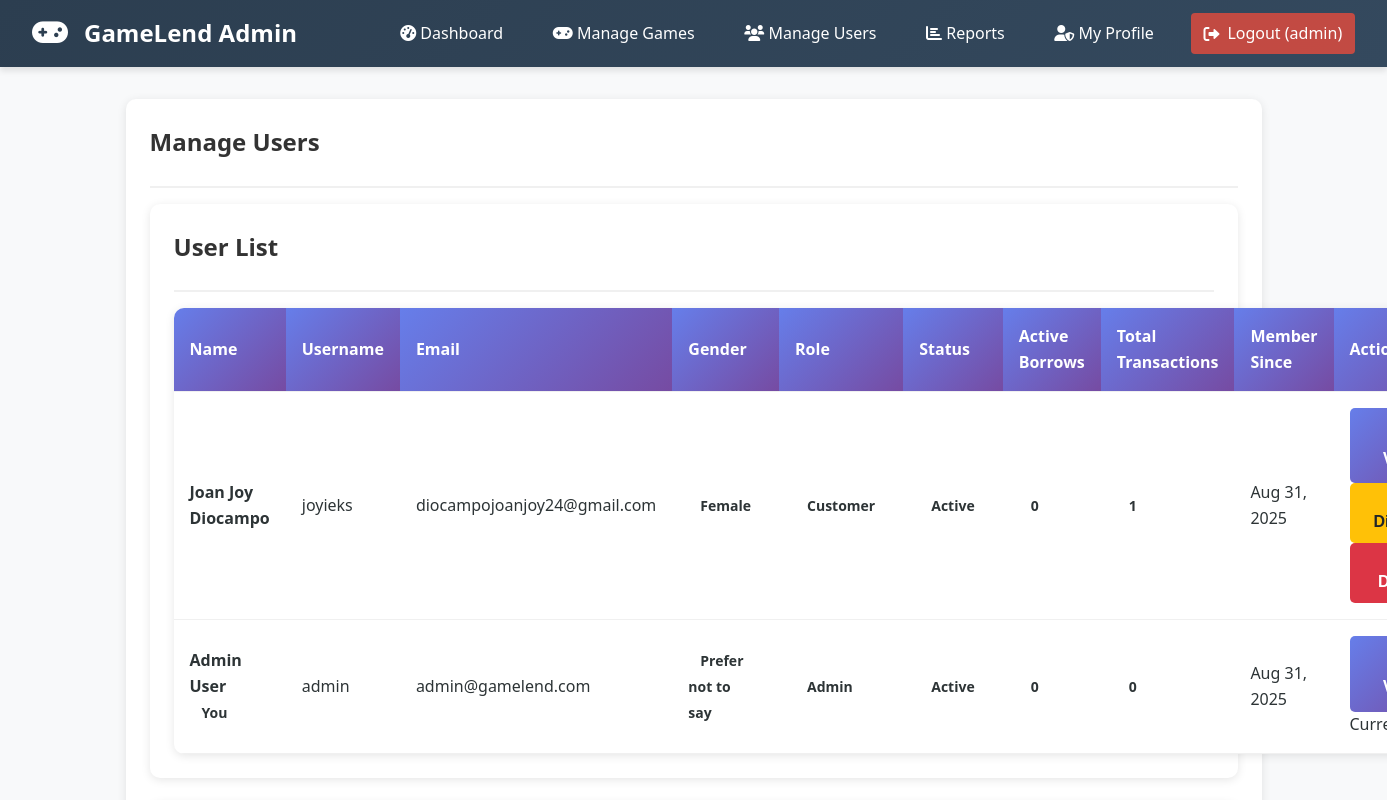
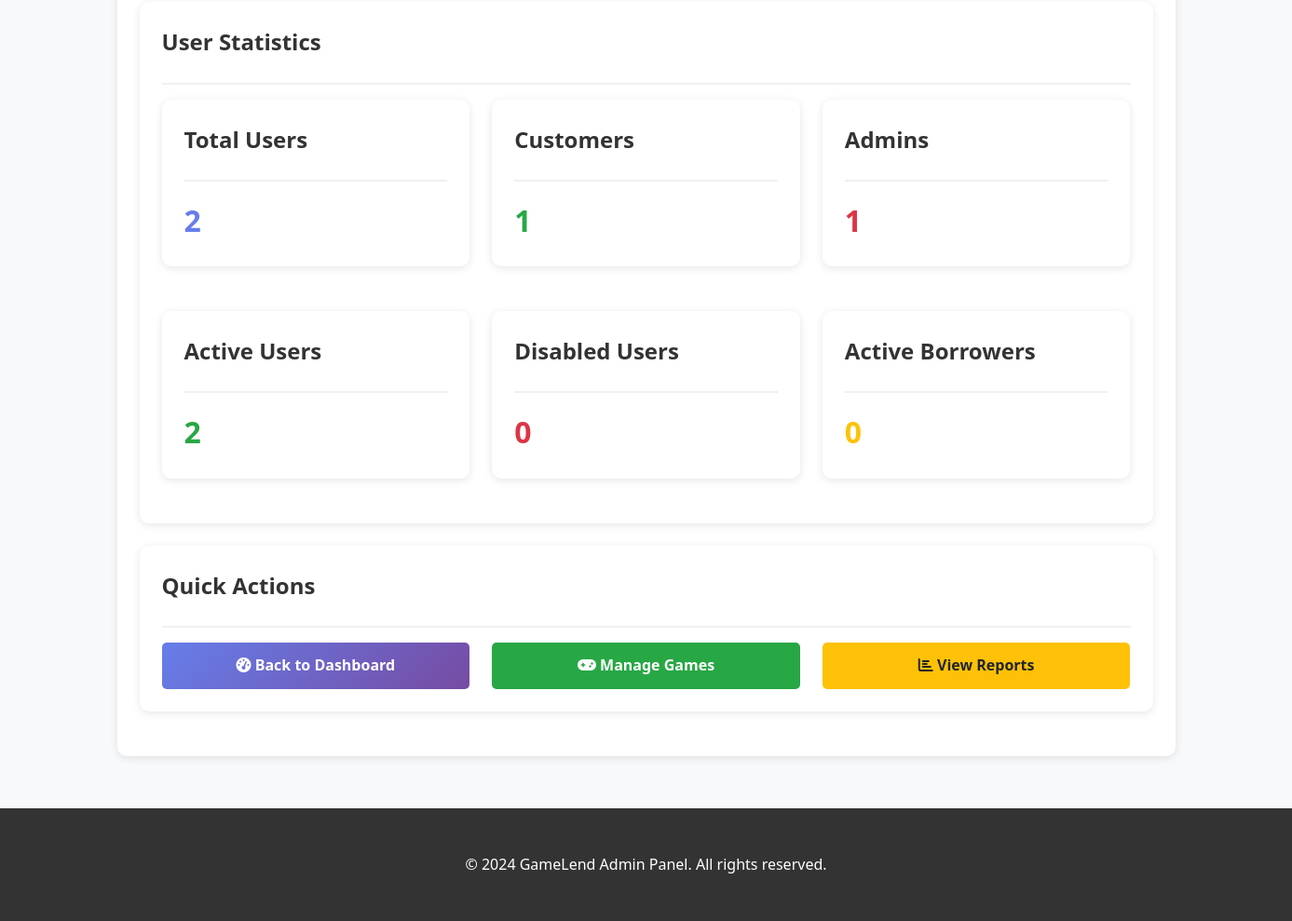
The page /admin/users.php (signed in) on the database its author committed (2 pictures, top to bottom).
### tables this page shows
CREATE TABLE `users` (
  `id` int(11) NOT NULL,
  `username` varchar(50) NOT NULL,
  `email` varchar(100) NOT NULL,
  `password` varchar(255) NOT NULL,
  `first_name` varchar(50) NOT NULL,
  `last_name` varchar(50) NOT NULL,
  `gender` enum('male','female','other','prefer_not_to_say') NOT NULL,
  `role` enum('admin','customer') DEFAULT 'customer',
  `created_at` timestamp NOT NULL DEFAULT current_timestamp(),
  `updated_at` timestamp NOT NULL DEFAULT current_timestamp() ON UPDATE current_timestamp()
);

### admin/users.php (the view, shortened to what this page needs)
<?php
require_once '../db/db_connect.php';
$stmt = $pdo->query("SELECT u.*,
                     COUNT(CASE WHEN bt.status = 'borrowed' THEN 1 END) as active_borrows,
                     COUNT(bt.id) as total_transactions
                     FROM users u
                     LEFT JOIN borrow_transactions bt ON u.id = bt.user_id
                     GROUP BY u.id
                     ORDER BY u.created_at DESC");
$users = $stmt->fetchAll();
include 'includes/admin_header.php';
?>
<div class="card">
    <div class="card-header">
        <h2 class="card-title">Manage Users</h2>
    </div>
    <div class="card">
        <div class="card-header">
            <h3 class="card-title">User List</h3>
        </div>
        <?php if(empty($users)): ?>
            <p>No users found.</p>
        <?php else: ?>
            <table class="table">
                <thead>
                    <tr>
                        <th>Name</th>
                        <th>Username</th>
                        <th>Email</th>
                        <th>Gender</th>
                        <th>Role</th>
                        <th>Status</th>
                        <th>Active Borrows</th>
                        <th>Total Transactions</th>
                        <th>Member Since</th>
                        <th>Actions</th>
                    </tr>
                </thead>
                <tbody>
                    <?php foreach($users as $user): ?>
                        <tr>
                            <td>
                                <strong><?php echo htmlspecialchars($user['first_name'] . ' ' . $user['last_name']); ?></strong>
                                <?php if($user['id'] == $_SESSION['user_id']): ?>
                                    <span class="badge badge-info">You</span>
                                <?php endif; ?>
                            </td>
                            <td><?php echo htmlspecialchars($user['username']); ?></td>
                            <td><?php echo htmlspecialchars($user['email']); ?></td>
                            <td>
                                <span class="badge badge-info">
                                    <?php echo ucfirst(str_replace('_', ' ', $user['gender'])); ?>
                                </span>
                            </td>
                            <td>
                                <span class="badge badge-<?php echo $user['role'] === 'admin' ? 'danger' : 'primary'; ?>">
                                    <?php echo ucfirst($user['role']); ?>
                                </span>
                            </td>
                            <td>
                                <span class="badge badge-<?php echo ($user['status'] ?? 'active') === 'active' ? 'success' : 'danger'; ?>">
                                    <?php echo ucfirst($user['status'] ?? 'active'); ?>
                                </span>
                            </td>
                            <td>
                                <?php if($user['active_borrows'] > 0): ?>
                                    <span class="badge badge-warning"><?php echo $user['active_borrows']; ?></span>
                                <?php else: ?>
                                    <span class="badge badge-success">0</span>
                                <?php endif; ?>
                            </td>
                            <td>
                                <span class="badge badge-info"><?php echo $user['total_transactions']; ?></span>
                            </td>
                            <td><?php echo date('M j, Y', strtotime($user['created_at'])); ?></td>
                            <td>
                                <a href="user_record.php?id=<?php echo $user['id']; ?>" class="btn btn-primary btn-sm">
                                </a>
                                <?php if($user['id'] != $_SESSION['user_id']): ?>
                                    <?php if(($user['status'] ?? 'active') === 'active'): ?>
                                        <form method="POST" style="display: inline;"
                                              onsubmit="return confirm('Are you sure you want to disable this user? They will not be able to login until re-enabled.')">
                                            <button type="submit" class="btn btn-warning btn-sm">
                                                <i class="fas fa-user-times"></i> Disable
                                            </button>
                                        </form>
                                    <?php endif; ?>
                                    <form method="POST" style="display: inline;"
                                          onsubmit="return confirm('Are you sure you want to delete this user? This action cannot be undone.')">
                                        <button type="submit" name="delete_user" class="btn btn-danger btn-sm">
                                            <i class="fas fa-trash"></i> Delete
                                        </button>
                                    </form>
                                <?php else: ?>
                                    <span class="text-muted">Current User</span>
                                <?php endif; ?>
                            </td>
                        </tr>
                    <?php endforeach; ?>
                </tbody>
            </table>
        <?php endif; ?>
    </div>
    <div class="card">
        <div class="card-header">
            <h3 class="card-title">User Statistics</h3>
        </div>
        <div class="grid">
            <?php
            $total_users = count($users);
            $admin_count = count(array_filter($users, function($u) { return $u['role'] === 'admin'; }));
            $customer_count = $total_users - $admin_count;
            $active_borrowers = count(array_filter($users, function($u) { return $u['active_borrows'] > 0; }));
            $disabled_users = count(array_filter($users, function($u) { return ($u['status'] ?? 'active') === 'disabled'; }));
            $active_users = $total_users - $disabled_users;
            ?>
            <div class="card">
                <div class="card-header">
                    <h4 class="card-title">Total Users</h4>
                </div>
                <p style="font-size: 2rem; font-weight: bold; color: #667eea;"><?php echo $total_users; ?></p>
            </div>
            <div class="card">
                <div class="card-header">
                    <h4 class="card-title">Customers</h4>
                </div>
                <p style="font-size: 2rem; font-weight: bold; color: #28a745;"><?php echo $customer_count; ?></p>
            </div>
            <div class="card">
                <div class="card-header">
                    <h4 class="card-title">Admins</h4>
                </div>
                <p style="font-size: 2rem; font-weight: bold; color: #dc3545;"><?php echo $admin_count; ?></p>
            </div>
            <div class="card">
                <div class="card-header">
                    <h4 class="card-title">Active Users</h4>
                </div>
                <p style="font-size: 2rem; font-weight: bold; color: #28a745;"><?php echo $active_users; ?></p>
            </div>
            <div class="card">
                <div class="card-header">
                    <h4 class="card-title">Disabled Users</h4>
                </div>
                <p style="font-size: 2rem; font-weight: bold; color: #dc3545;"><?php echo $disabled_users; ?></p>
            </div>
            <div class="card">
                <div class="card-header">
                    <h4 class="card-title">Active Borrowers</h4>
                </div>
                <p style="font-size: 2rem; font-weight: bold; color: #ffc107;"><?php echo $active_borrowers; ?></p>
            </div>
        </div>
    </div>
    <div class="card">
        <div class="card-header">
            <h3 class="card-title">Quick Actions</h3>
        </div>
        <div class="grid">
            <a href="dashboard.php" class="btn btn-primary">
                <i class="fas fa-tachometer-alt"></i> Back to Dashboard
            </a>
            <a href="games.php" class="btn btn-success">
                <i class="fas fa-gamepad"></i> Manage Games
            </a>
            <a href="reports.php" class="btn btn-warning">
                <i class="fas fa-chart-bar"></i> View Reports
            </a>
        </div>
    </div>
</div>
<?php include 'includes/admin_footer.php'; ?>

### assets/css/style.css (style rules this page uses)
* { margin: 0; padding: 0; box-sizing: border-box; }
body { font-family: 'Segoe UI', Tahoma, Geneva, Verdana, sans-serif; line-height: 1.6; color: #333; background-color: #f8f9fa; }
.card { background: white; border-radius: 10px; padding: 1.5rem; margin-bottom: 1.5rem; box-shadow: 0 2px 10px rgba(0,0,0,0.1); transition: transform 0.3s, box-shadow 0.3s; }
.card-header { border-bottom: 2px solid #f0f0f0; padding-bottom: 1rem; margin-bottom: 1rem; }
.card-title { color: #333; font-size: 1.5rem; margin-bottom: 0.5rem; }
.btn { display: inline-block; padding: 0.75rem 1.5rem; border: none; border-radius: 5px; font-size: 1rem; font-weight: 600; text-decoration: none; cursor: pointer; transition: all 0.3s; text-align: center; }
.btn-primary { background: linear-gradient(135deg, #667eea 0%, #764ba2 100%); color: white; }
.btn-success { background: #28a745; color: white; }
.btn-danger { background: #dc3545; color: white; }
.btn-warning { background: #ffc107; color: #212529; }
.table { width: 100%; border-collapse: collapse; background: white; border-radius: 10px; overflow: hidden; box-shadow: 0 2px 10px rgba(0,0,0,0.1); }
.table th, .table td { padding: 1rem; text-align: left; border-bottom: 1px solid #f0f0f0; }
.table th { background: linear-gradient(135deg, #667eea 0%, #764ba2 100%); color: white; font-weight: 600; }
.badge { padding: 0.25rem 0.75rem; border-radius: 20px; font-size: 0.875rem; font-weight: 600; }
.grid { display: grid; grid-template-columns: repeat(auto-fit, minmax(300px, 1fr)); gap: 1.5rem; }

### admin/includes/admin_header.php (style rules this page uses)
:root { --primary: #6c5ce7; --primary-dark: #5649c9; --secondary: #00cec9; --dark: #2d3436; --light: #f5f6fa; --gray: #dfe6e9; --shadow: 0 4px 6px rgba(0, 0, 0, 0.1); --transition: all 0.3s ease; }
* { margin: 0; padding: 0; box-sizing: border-box; }
body { font-family: 'Segoe UI', Tahoma, Geneva, Verdana, sans-serif; background-color: #f8f9fa; color: var(--dark); line-height: 1.6; }

### rows shown on the page
users: first_name+last_name "Joan Joy Diocampo", username "joyieks", email "diocampojoanjoy24@gmail.com", gender "Female", role "Customer", status "Active", total_transactions "1", created_at "Aug 31, 2025"
users: first_name+last_name "Admin User", shows "You", username "admin", email "admin@gamelend.com", gender "Prefer not to say", role "Admin", status "Active", total_transactions "0", created_at "Aug 31, 2025", shows "Current User"

### other values the page prints
$_SESSION['username'] "admin"
$total_users "2"
$customer_count "1"
$admin_count "1"
$active_users "2"
$disabled_users "0"
$active_borrowers "0"
